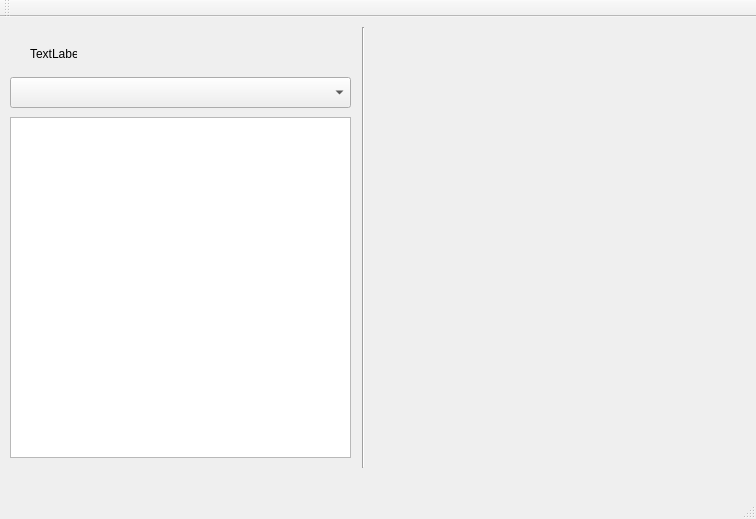
<?xml version="1.0" encoding="UTF-8"?>
<ui version="4.0">
 <class>MainWindow</class>
 <widget class="QMainWindow" name="MainWindow">
  <property name="geometry">
   <rect>
    <x>0</x>
    <y>0</y>
    <width>756</width>
    <height>519</height>
   </rect>
  </property>
  <property name="windowTitle">
   <string>MainWindow</string>
  </property>
  <widget class="QWidget" name="centralWidget">
   <widget class="QComboBox" name="comboBox">
    <property name="geometry">
     <rect>
      <x>10</x>
      <y>60</y>
      <width>341</width>
      <height>31</height>
     </rect>
    </property>
   </widget>
   <widget class="Line" name="line">
    <property name="geometry">
     <rect>
      <x>353</x>
      <y>10</y>
      <width>20</width>
      <height>441</height>
     </rect>
    </property>
    <property name="orientation">
     <enum>Qt::Vertical</enum>
    </property>
   </widget>
   <widget class="QLabel" name="label">
    <property name="geometry">
     <rect>
      <x>30</x>
      <y>30</y>
      <width>47</width>
      <height>13</height>
     </rect>
    </property>
    <property name="text">
     <string>TextLabel</string>
    </property>
   </widget>
   <widget class="QTableView" name="tableView">
    <property name="geometry">
     <rect>
      <x>10</x>
      <y>100</y>
      <width>341</width>
      <height>341</height>
     </rect>
    </property>
   </widget>
  </widget>
  <widget class="QMenuBar" name="menuBar">
   <property name="geometry">
    <rect>
     <x>0</x>
     <y>0</y>
     <width>756</width>
     <height>21</height>
    </rect>
   </property>
  </widget>
  <widget class="QToolBar" name="mainToolBar">
   <attribute name="toolBarArea">
    <enum>TopToolBarArea</enum>
   </attribute>
   <attribute name="toolBarBreak">
    <bool>false</bool>
   </attribute>
  </widget>
  <widget class="QStatusBar" name="statusBar"/>
 </widget>
 <layoutdefault spacing="6" margin="11"/>
 <resources/>
 <connections/>
</ui>
